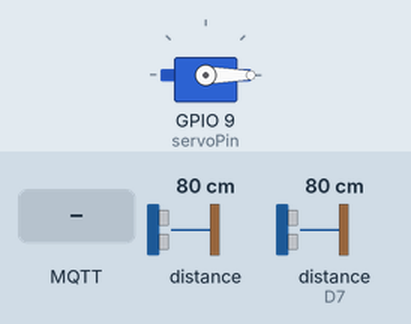
Simulated run of this sketch. Board: ESP8266 (NodeMCU). Parts: servo. Wiring (inferred from the names in the program): 2 × ultrasonic range finder: trigger D2, echo D3 / trigger D6, echo D7. The inputs (shaded band) are chosen by the test bench; at power-on: distance to the obstacle 80 cm, distance to the obstacle (sensor on D7) 80 cm. The echo pulse lasts 58.3 µs per cm; WiFi joins after 1.5 s; servers stay silent unless stated; no MQTT or app messages arrive unless stated; what the sketch prints to the serial monitor is not drawn.

Above: at 2.7 s.
2.8 s: MQTT message "1" arrives on the first subscribed topic
At 3.6 s:
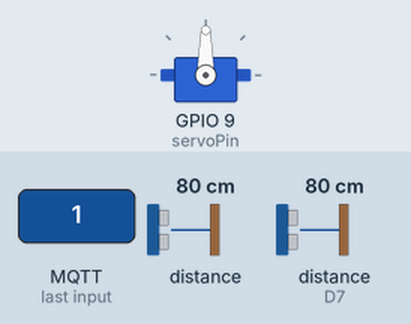
4.3 s: MQTT message "0" arrives on the first subscribed topic
At 4.8 s:
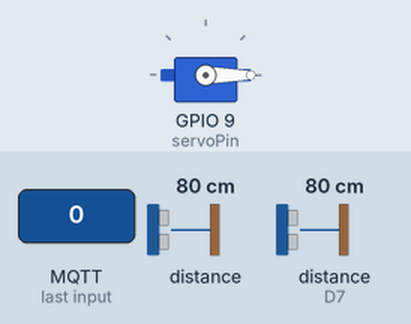
Timing chart, 0 to 7.3 s (numbered marks = the images above; inputs shaded):
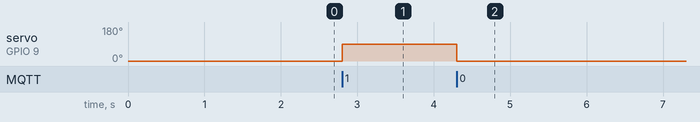

The sketch:

iot_project.ino
```cpp
#include <ESP8266WiFi.h>
#include <Ticker.h>
#include <PubSubClient.h>
#include <Servo.h>
WiFiClient esp8266device;
PubSubClient client(esp8266device);

const char* ssid = "BYTE_ADSL_26";
const char* password = "1135111351";
const char* mqtt_server = "192.168.1.21";
int servoPin = 9;
Servo Servo1;
Ticker blinker;
Ticker blinker2;
#define echoPin D7 // Echo Pin
#define trigPin D6 // Trigger Pin
#define echoPin2 D3 // Echo Pin
#define trigPin2 D2 // Trigger Pin
long duration, distance, duration2, distance2;
char TEMP_char[5];
int TEMP = 0;

void setup_wifi() {
  delay(10);
  Serial.println();
  Serial.print("Connecting to ");
  Serial.println(ssid);
  WiFi.begin(ssid, password);
  while (WiFi.status() != WL_CONNECTED) {
    delay(500);
    Serial.print(".");
  }
  Serial.println("");
  Serial.print("WiFi connected - ESP IP address: ");
  Serial.println(WiFi.localIP());
}

void callback (String topic, byte* data, unsigned int length) {
  char data_char[20];
  if (topic=="smartparking/gate") {
    for (int i = 0; i < 5; i++) {
      TEMP_char[i] = 0;
    }
    for (int i = 0; i < length; i++) {
      TEMP_char[i] = (char)data[i];
    }
    Serial.print("ret: ");
    Serial.print(TEMP_char);
    TEMP = atoi(TEMP_char);
    if(TEMP == 1) {
      Servo1.write(90);
    }
    if(TEMP == 0) {
      Servo1.write(0);
    }
    Serial.println("");
  }
}

void reconnect() {
  while (!client.connected()) {
    Serial.print("Attempting MQTT connection...");
    if (client.connect("device1")) {
      Serial.println("connected");
      client.subscribe("smartparking/gate");
    }
    else {
      Serial.print("failed, rc=");
      Serial.print(client.state());
      Serial.println(" try again in 5 seconds");
      delay(5000);
    }
  }
}

void ultrasonic(){
  digitalWrite(trigPin, LOW);
  delayMicroseconds(2);
  digitalWrite(trigPin, HIGH);
  delayMicroseconds(10);
  digitalWrite(trigPin, LOW);
  duration = pulseIn(echoPin, HIGH);
  distance = duration * 0.034 / 2;
  char t[8];
  dtostrf(distance,6,2,t);
  client.publish("smartparking/ultrasonic",t);
  Serial.print("slot: ");
  Serial.println(distance);
}

void ultrasonic2(){
  digitalWrite(trigPin2, LOW);
  delayMicroseconds(2);
  digitalWrite(trigPin2, HIGH);
  delayMicroseconds(10);
  digitalWrite(trigPin2, LOW);
  duration2 = pulseIn(echoPin2, HIGH);
  distance2 = duration2 * 0.034 / 2;
  char t[8];
  dtostrf(distance2,6,2,t);
  client.publish("smartparking/ultrasonic2",t);
  Serial.print("gate: ");
  Serial.println(distance2);
}

void setup(){
  Serial.begin(115200);
  setup_wifi();
  client.setServer(mqtt_server, 1883);
  client.setCallback(callback);
  Servo1.attach(servoPin);
  Servo1.write(0);
  pinMode(trigPin, OUTPUT);
  pinMode(echoPin, INPUT);
  pinMode(trigPin2, OUTPUT);
  pinMode(echoPin2, INPUT);
  blinker.attach(3, ultrasonic);
  blinker2.attach(3, ultrasonic2);
}

void loop() {
  if (!client.connected()) reconnect();
  if (!client.loop()) client.connect("device1");
}
```

Measured:
- after the input at 2.8 s, servo on GPIO 9 (servoPin): 0° → 90° at once
- after the input at 4.3 s, servo on GPIO 9 (servoPin): 90° → 0° at once
